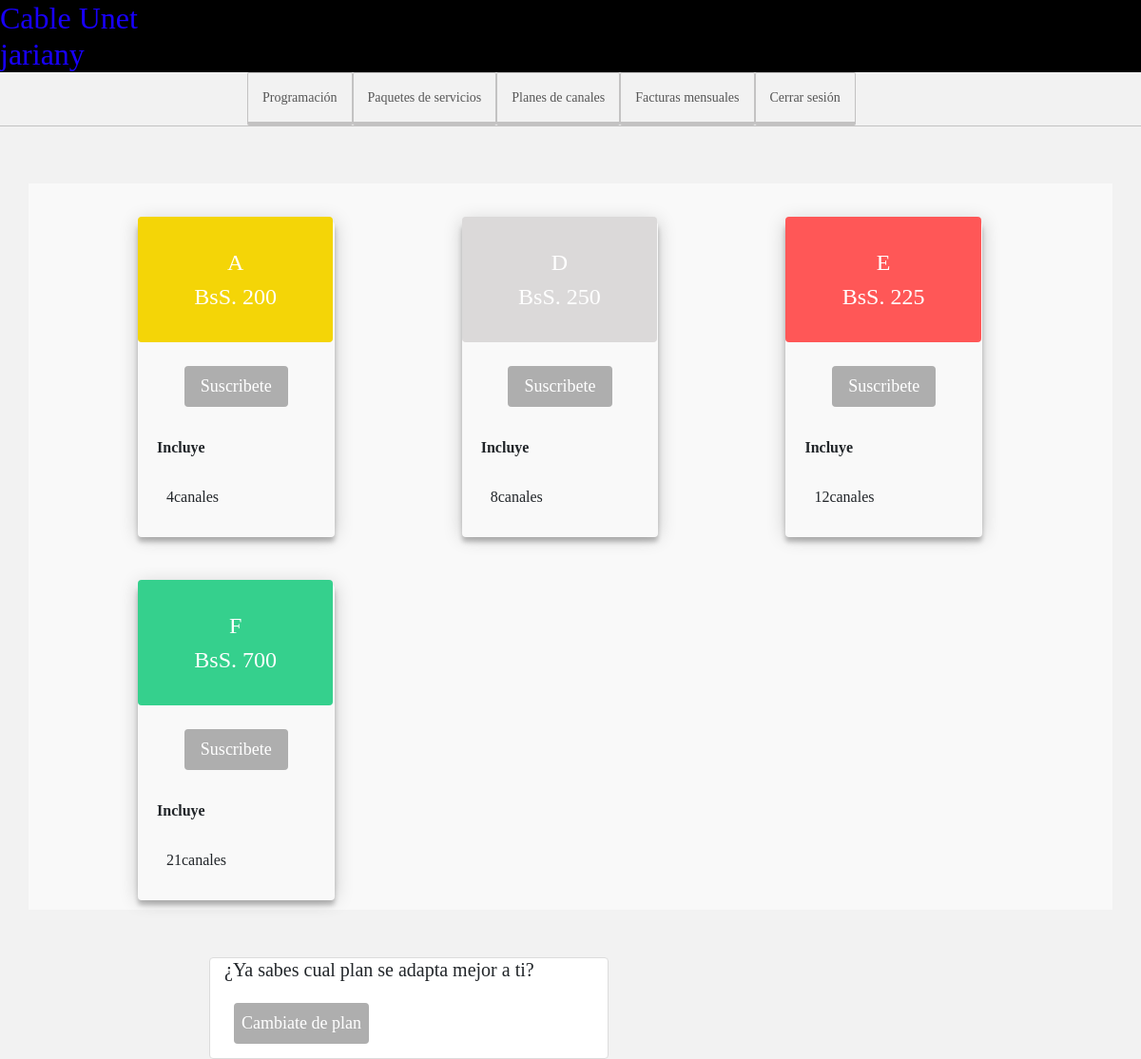
Page /PHP/user/planes/plan_canal.php (signed in) on the committed database.
### tables this page shows
CREATE TABLE `paquetes_canales` (
  `id` int(11) NOT NULL,
  `plan` varchar(30) NOT NULL,
  `canales` varchar(500) NOT NULL,
  `precio` double NOT NULL
);

CREATE TABLE `facturacion` (
  `id` int(11) NOT NULL,
  `usuario` varchar(50) NOT NULL,
  `fact_servicios` double DEFAULT NULL,
  `fact_canal` double DEFAULT NULL,
  `activo` int(11) DEFAULT NULL
);

### PHP/user/planes/plan_canal.php (the view, shortened to what this page needs)
<?php
	try {
        $base= new PDO("mysql:host=localhost; dbname=cableunet", 'root', '');
        $base->setAttribute(PDO::ATTR_ERRMODE,PDO::ERRMODE_EXCEPTION);
    } catch (Exception $e) {
        die("Error ....  " . $e->getMessage());
    }
    $sql="SELECT * FROM paquetes_canales";
    $result=$base->prepare($sql);
    $result->execute();
    $cont=0;
    $conta=0;
?>
 <!DOCTYPE html>
 <html>
 <head>
 	<link rel="stylesheet" href="https://stackpath.bootstrapcdn.com/bootstrap/4.1.3/css/bootstrap.min.css">
 	<link rel="stylesheet" type="text/css" href="../../../css/planes.css">
 </head>
 <body>
 	<div id="header">
 		<h2 class="cabezera">Cable Unet <br><?php echo $_SESSION['usuario'] ?></br></h2>
		<ul class="nav">
			<li><a href="../index.php">Programación</a></li>
			<li><a href="plan_serv.php">Paquetes de servicios</a></li>
			<li><a href="plan_canal.php">Planes de canales</a></li>
			<li><a href="../config_user/factura.php">Facturas mensuales</a></li>
			<li><a href="../../Admin/confg_admin/cierre.php">Cerrar sesión</a></li>
		</ul>
	</div>
 	<div class="container">
		<?php while ($current = $result->fetch(PDO::FETCH_ASSOC)): ?>
			<div class="box_canal">
				<?php
					if ($conta == 0) {
						echo "<div class='titulo_canal'>" . $current['plan'] . "<div>" ."BsS. ". $current['precio'] . "</div>" . "</div>";
						$conta++;
					}elseif ($conta == 1) {
						echo "<div class='titulo_canal_1'>" . $current['plan'] . "<div>" ."BsS. ". $current['precio'] . "</div>" . "</div>";
						$conta++;
					}elseif ($conta == 2) {
						echo "<div class='titulo_canal_2'>" . $current['plan'] . "<div>" ."BsS. ". $current['precio'] . "</div>" . "</div>";
						$conta++;
					}elseif ($conta == 3) {
						echo "<div class='titulo_canal_3'>" . $current['plan'] . "<div>" ."BsS. ". $current['precio'] . "</div>" . "</div>";
						$conta++;
					}elseif ($conta == 4) {
						echo "<div class='titulo_canal_4'>" . $current['plan'] . "<div>" ."BsS. ". $current['precio'] . "</div>" . "</div>";
						$conta++;
					}elseif ($conta == 5) {
						echo "<div class='titulo_canal_5'>" . $current['plan'] . "<div>" ."BsS. ". $current['precio'] . "</div>" . "</div>";
						$conta++;
					}
					$canales=explode(",",$current['canales']);
					foreach ($canales as $key) {
						$cont++;
					}
				?>
				<form action="../../Admin/confg_admin/facturacion.php" method="post" class="form">
					<p><button name="compra_canal" type="submit" value="<?= $current['precio'] ?>" class='b_canal'>Suscribete</button></p>
				</form>
				<label><b>Incluye</b></label>
				<div class="num_canal">
					<?php
						echo $cont . "canales";
					?>
				</div>
			</div>
		<?php endwhile ?>
 	</div>
 	<?php
		$sql="SELECT * FROM facturacion";
		$fact=$base->prepare($sql);
		$fact->execute();
		while ($current = $fact->fetch(PDO::FETCH_ASSOC)):
			if ($_SESSION['usuario'] == $current['usuario'] && isset($current['fact_canal'])):?>
				<div class="container cambio_plan_canal">
					<h5>¿Ya sabes cual plan se adapta mejor a ti?</h5>
			    	<form action="cambio_plan.php" method="post">
			    		<input type="submit" name="enviar_canal" value="Cambiate de plan">
			    	</form>
				</div>
			<?php endif ?>
		<?php endwhile ?>
 </body>
 </html>

### css/planes.css (style rules this page uses)
* { margin: 0; padding: 0; box-sizing: border-box; -webkit-box-sizing: border-box; -moz-box-sizing: border-box; -webkit-font-smoothing: antialiased; -moz-font-smoothing: antialiased; -o-font-smoothing: antialiased; font-smoothing: antialiased; text-rendering: optimizeLegibility; }
body { background-color: #F2F2F2; font-family: Verdana; }
label { font-family: Verdana; font-size: 16px; position: relative; right: 10px; bottom: 20px; }
li { list-style: none; }
#header { width: 100%; margin: auto; border-bottom: 1px solid #C3C2C2; font-family: Arial black; margin: 0px 0px 60px; }
.cabezera { background-color: #000; color: #1800FE; line-height: 38px; }
.nav { margin-left: 260px; position: relative; bottom: 8px; height: 48px; }
.nav li a { background-color: #F2F2F2; border: 1px solid #C3C2C2; border-bottom: 4px solid #C3C2C2; color: #565656; text-decoration: none; padding: 15px 15px; border-radius: 2px; font-size: 14px; display: block; }
.nav > li { float: left; }
.container { margin-top: 20px; background-color: #F9F9F9; }
.form,input { text-align: center; padding: 5px; position: relative; bottom: 15px; }
button { width: 60%; border: none; border-radius: 4px; padding: 8px; position: relative; bottom: 15px; background-color: #AEAEAE; color: #fff; font-family: Verdana; font-size: 18px; }
.box_canal { display: inline-block; border: 1px solid #000; border-radius: 4px; margin: 40px 30px 10px 100px; padding: 30px; border: none; box-shadow: 0 0 20px 0 rgba(0, 0, 0, 0.2), 0 5px 5px 0 rgba(0, 0, 0, 0.24); }
.cambio_plan_canal { width: 35%; margin-top: 50px; margin-left: 220px; border: 1px solid #DCDCDC; border-radius: 4px; background-color: #fff; }
input[type="submit"] { margin-top: 30px; border: none; border-radius: 4px; padding: 8px; background-color: #AEAEAE; color: #fff; font-family: Verdana; font-size: 18px; position: relative; left: 10px; }
.titulo_canal { width: 140%; margin-top: 15px; border: 1px solid #000; border-radius: 4px; padding: 30px; text-align: center; position: relative; bottom: 50px; right: 30px; background-color: #F4D507; border:none; color:#fff; font-family:Georgia; font-size:24px; }
.titulo_canal_1 { width: 140%; margin-top: 15px; border: 1px solid #000; border-radius: 4px; padding: 30px; text-align: center; position: relative; bottom: 50px; right: 30px; background-color: #DBD9D9; border:none; color:#fff; font-family:Georgia; font-size:24px; }
.titulo_canal_2 { width: 140%; margin-top: 15px; border: 1px solid #000; border-radius: 4px; padding: 30px; text-align: center; position: relative; bottom: 50px; right: 30px; background-color: #FF5757; border:none; color:#fff; font-family:Georgia; font-size:24px; }
.titulo_canal_3 { width: 140%; margin-top: 15px; border: 1px solid #000; border-radius: 4px; padding: 30px; text-align: center; position: relative; bottom: 50px; right: 30px; background-color: #35D08D; border:none; color:#fff; font-family:Georgia; font-size:24px; }
.b_canal { width: 80%; }

### rows in the picture
paquetes_canales: plan "A", precio "200", cont "4"
paquetes_canales: plan "D", precio "250", cont "8"
paquetes_canales: plan "E", precio "225", cont "12"
paquetes_canales: plan "F", precio "700", cont "21"

### other values in the picture
$_SESSION['usuario'] "jariany"
